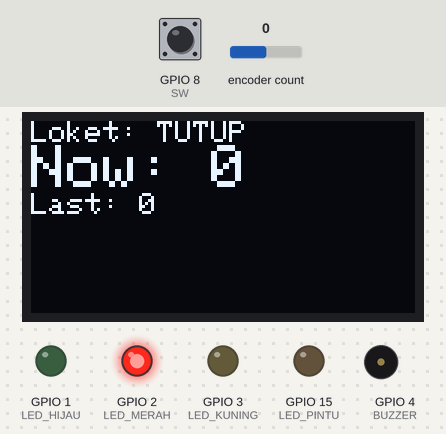
A sketch run on a simulated ESP32-S3. Shown: 128×64 one-colour display, output pins drawn as LEDs (lit = HIGH), buzzer (waves = sounding). Dashed ring = blinking. The test bench sets the inputs (shaded band); at power-on: encoder count 0, GPIO 8 (SW) HIGH. What the sketch prints to the serial monitor is not drawn.

Above: at 1.2 s.
1.3 s: encoder count set to 1
At 2.4 s:
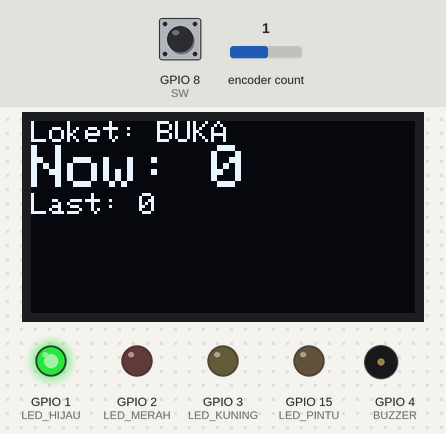
2.9 s: GPIO 8 (SW) pulled LOW for 0.15 s
At 3.21 s:
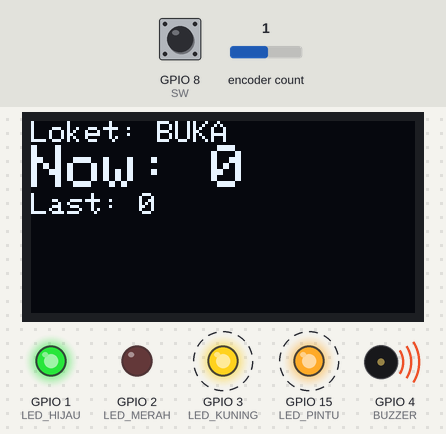
3.6 s: encoder count set to 2
At 5.0 s:
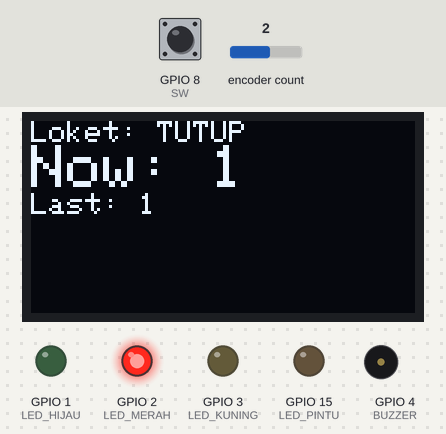
5.5 s: encoder count set to 3
At 6.8 s:
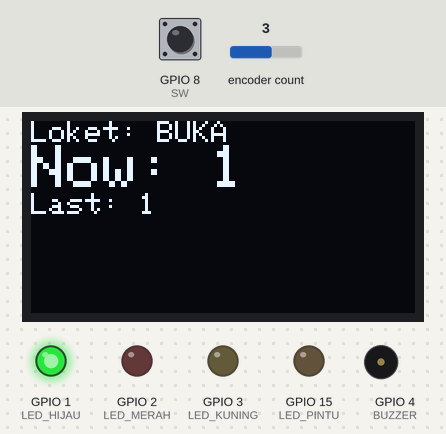
7.1 s: GPIO 8 (SW) pulled LOW for 1 s
At 8.7 s:
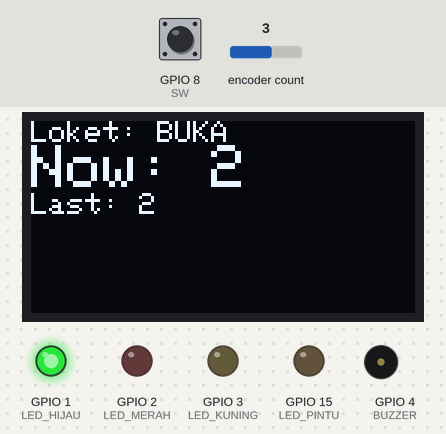
Timing chart, 0 to 10.2 s (numbered marks = the images above; inputs shaded):
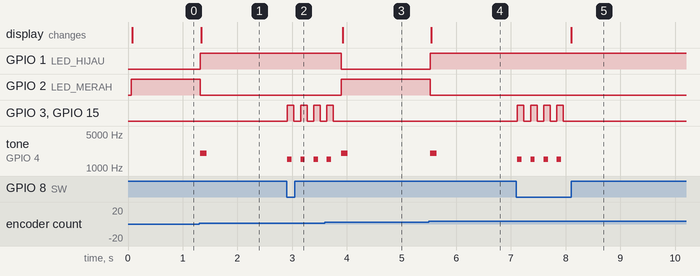

Measured:
- after the input at 1.3 s, GPIO 1 (LED_HIJAU): LOW → HIGH at once; GPIO 2 (LED_MERAH): HIGH → LOW at once; tone on GPIO 4 (BUZZER): silent → 2000 Hz at once, → silent 0.12 s later; the display: changes at once (image 1)
- after the input at 2.9 s, GPIO 3 (LED_KUNING), GPIO 15 (LED_PINTU): alternates HIGH for 0.12 s and LOW for 0.12 s, starting at once; tone on GPIO 4 (BUZZER): alternates 1500 Hz for 0.08 s and silent for 0.16 s, starting at once
- after the input at 3.6 s, GPIO 1 (LED_HIJAU): HIGH → LOW after 0.30 s; GPIO 2 (LED_MERAH): LOW → HIGH after 0.30 s; the display: changes after 0.32 s (image 3)
- after the input at 5.5 s, GPIO 1 (LED_HIJAU): LOW → HIGH at once; GPIO 2 (LED_MERAH): HIGH → LOW at once; tone on GPIO 4 (BUZZER): silent → 2000 Hz at once, → silent 0.12 s later; the display: changes after 0.05 s (image 4)
- after the input at 7.1 s, GPIO 3 (LED_KUNING), GPIO 15 (LED_PINTU): alternates HIGH for 0.12 s and LOW for 0.12 s, 8 changes in all, then stays LOW, starting at once; tone on GPIO 4 (BUZZER): alternates 1500 Hz for 0.08 s and silent for 0.16 s, 8 changes in all, then stays silent, starting at once; the display: changes after 1.0 s (image 5)

The sketch:

Main.ino
```cpp
#include <Wire.h>
#include <Adafruit_GFX.h>
#include <Adafruit_SSD1306.h>
#include <Encoder.h>

// ==============================
// PIN DEFINISI
// ==============================
#define LED_HIJAU   1
#define LED_KUNING  3
#define LED_MERAH   2
#define BUZZER      4
#define LED_PINTU   15   // pengganti servo (indikator pintu)

#define CLK 6
#define DT  7
#define SW  8

// ==============================
// OBJEK
// ==============================
Encoder enc(CLK, DT);
Adafruit_SSD1306 oled(128, 64, &Wire, -1);

long lastNumber = 0;
long currentNumber = 0;

bool loketBuka = false;
long lastPos = 0;

// ==============================
// SETUP
// ==============================
void setup() {
  Serial.begin(115200);

  pinMode(LED_HIJAU, OUTPUT);
  pinMode(LED_KUNING, OUTPUT);
  pinMode(LED_MERAH, OUTPUT);
  pinMode(BUZZER, OUTPUT);
  pinMode(LED_PINTU, OUTPUT);
  pinMode(SW, INPUT_PULLUP);

  // OLED
  Wire.begin(38, 39);
  oled.begin(SSD1306_SWITCHCAPVCC, 0x3C);
  oled.clearDisplay();
  oled.setTextColor(SSD1306_WHITE);

  displayInfo("Sistem Antrian", "Loket TUTUP");
}

// ==============================
// LOOP UTAMA
// ==============================
void loop() {
  handleEncoder();
  handleButtonSW();
  updateLED();
  updateDisplay();
}

// ==============================
// Encoder Putar → Toggle Buka/Tutup
// ==============================
void handleEncoder() {
  long pos = enc.read() / 4;

  if (pos != lastPos) {
    lastPos = pos;

    loketBuka = !loketBuka;   // toggle loket
    tone(BUZZER, 2000, 120);

    Serial.print("Loket: ");
    Serial.println(loketBuka ? "BUKA" : "TUTUP");
  }
}

// ==============================
// Button SW → Panggil Nomor
// ==============================
void handleButtonSW() {
  static unsigned long lastPress = 0;

  if (digitalRead(SW) == LOW && millis() - lastPress > 300) {
    lastPress = millis();

    if (loketBuka) {
      lastNumber++;
      currentNumber = lastNumber;
      panggilNomor();
    } else {
      tone(BUZZER, 600, 200);
    }
  }
}

// ==============================
// Efek Pemanggilan Nomor
// ==============================
void panggilNomor() {

  for (int i = 0; i < 4; i++) {

    digitalWrite(LED_KUNING, HIGH);     // LED kuning nyala saat panggil nomor
    digitalWrite(LED_PINTU, HIGH);
    tone(BUZZER, 1500, 80);
    delay(120);

    digitalWrite(LED_KUNING, LOW);
    digitalWrite(LED_PINTU, LOW);
    delay(120);
  }
}

// ==============================
// Update LED Status Loket
// ==============================
void updateLED() {

  if (loketBuka) {
    digitalWrite(LED_HIJAU, HIGH);
    digitalWrite(LED_MERAH, LOW);
    digitalWrite(LED_KUNING, LOW);  // default mati, hanya nyala saat panggil
  }
  else {
    digitalWrite(LED_HIJAU, LOW);
    digitalWrite(LED_KUNING, LOW);
    digitalWrite(LED_MERAH, HIGH);
  }
}

// ==============================
// OLED DISPLAY
// ==============================
void updateDisplay() {
  oled.clearDisplay();
  oled.setCursor(0, 0);

  oled.setTextSize(1);
  oled.print("Loket: ");
  oled.println(loketBuka ? "BUKA" : "TUTUP");

  oled.setTextSize(2);
  oled.print("Now: ");
  oled.println(currentNumber);

  oled.setTextSize(1);
  oled.print("Last: ");
  oled.println(lastNumber);

  oled.display();
}

// ==============================
// Fungsi untuk pesan awal
// ==============================
void displayInfo(String a, String b) {
  oled.clearDisplay();
  oled.setCursor(0, 0);
  oled.setTextSize(1);
  oled.println(a);
  oled.println(b);
  oled.display();
}
```
